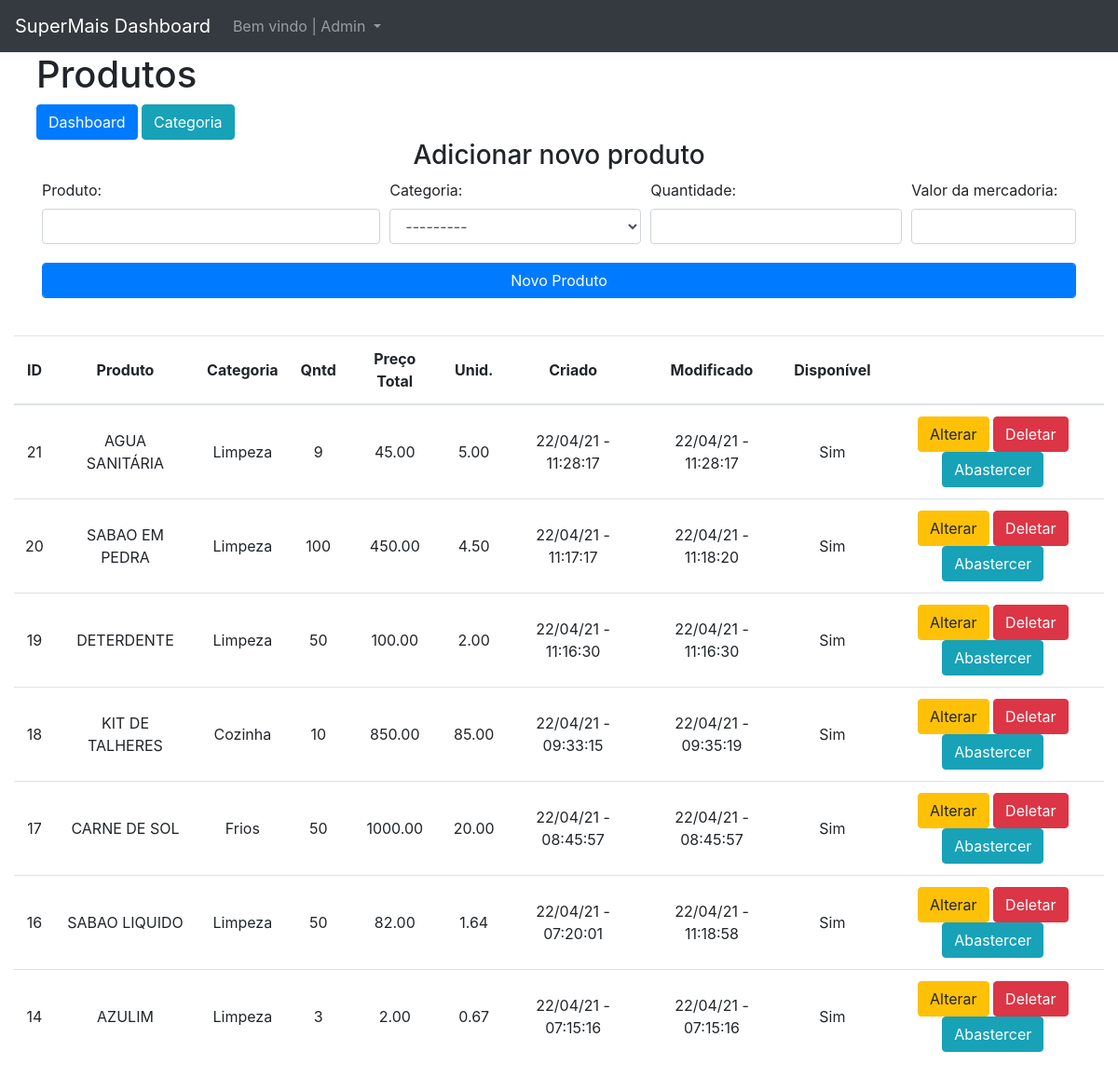
The page /dashboard/produtos/ on the database as committed earlier.
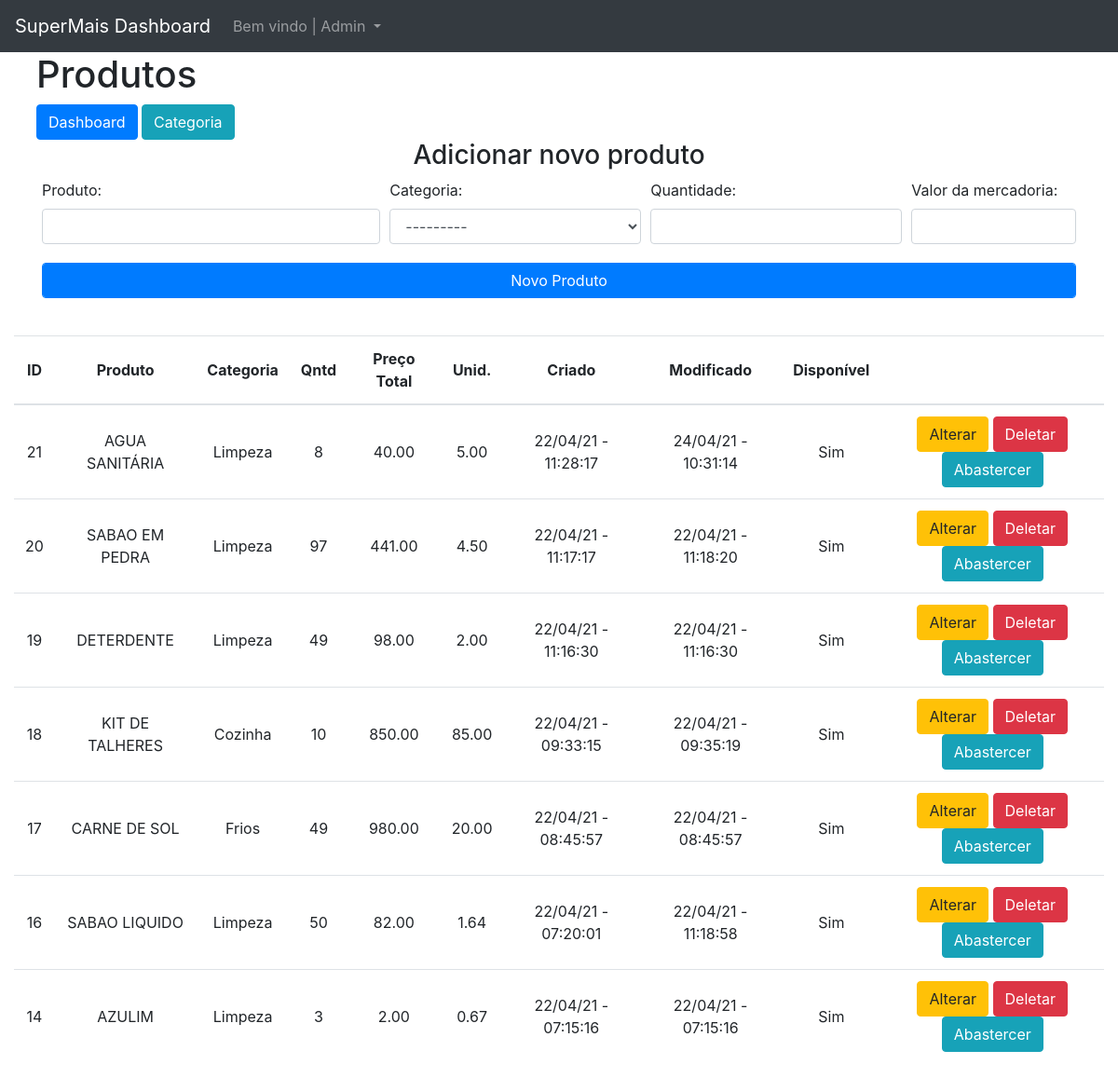
The same page on the database as committed later.
### dashboard/models.py (models this page shows, shortened)
class Produto(models.Model):
    categoria = models.ForeignKey(Categoria, on_delete=models.CASCADE, verbose_name='Categoria')
    nome = models.CharField(max_length=150, unique=True, blank=False, null=False, verbose_name='Produto')
    quantidade = models.IntegerField(blank=False, null=False, verbose_name='Quantidade')
    valor_pago = models.DecimalField(max_digits=6, decimal_places=2, blank=False, null=False,verbose_name='Valor Pago')
    preco_medio = models.DecimalField(default=0.00, max_digits=5, decimal_places=2, blank=False, null=False,verbose_name='Preço de Venda',editable=False)
    data_criada = models.DateTimeField(auto_now_add=True, verbose_name='Criado')
    data_modificacao = models.DateTimeField(auto_now=True,verbose_name='Modificado')
    status = models.BooleanField(default=True, auto_created=True)

class Categoria(models.Model):
    nome = models.CharField(max_length=50, blank=True, null=True, unique=True, verbose_name='Categoria')
    def __str__(self):
        return self.nome

### dashboard/views.py (the view)
# urls.py: path('produtos/', dash_produtos, name='dash_produtos'),
def dash_produtos(request):
    contexto = {}
    produtos = Produto.objects.all().order_by('-id')
    form = ProdutoForm(request.POST)
    contexto['produtos'] = produtos
    if request.method != 'POST':
        contexto['form'] = form
        return render(request, 'dashboard/produtos/dash_produtos.html', contexto)
    return render(request, 'dashboard/produtos/dash_produtos.html', contexto)

### dashboard/forms.py
class ProdutoForm(forms.ModelForm):
    class Meta:
        model = Produto
        fields = ['categoria','nome','quantidade','valor_pago']
        widgets ={
            'categoria':forms.Select(attrs={'class':'form-control mb-1'}),
            'nome':forms.TextInput(attrs={'class':'form-control mb-1'}),
            'quantidade':forms.NumberInput(attrs={'class':'form-control mb-1','min':'1', 'max':'50'}),
            'valor_pago': forms.NumberInput(attrs={'class':'form-control mb-1','step':'0.01'})
        }

### dashboard/templates/dashboard/produtos/dash_produtos.html (shortened to what the changed rows need)
{% extends 'base.html' %}
{% block main %}
<div class="container-fluid">
    <div class="row">
        <div class="col ml-4">
            <h1>Produtos</h1>
        </div>
    </div>
    <br>
    <div class="table-responsive">
        <table class="table ">
            <thead>
                <tr>
                    <th style="text-align: center; vertical-align: middle;">ID</th>
                    <th style="text-align: center; vertical-align: middle;">Produto</th>
                    <th style="text-align: center; vertical-align: middle;">Categoria</th>
                    <th style="text-align: center; vertical-align: middle;">Qntd</th>
                    <th style="text-align: center; vertical-align: middle;">Preço Total</th>
                    <th style="text-align: center; vertical-align: middle;">Unid.</th>
                    <th style="text-align: center; vertical-align: middle;">Criado</th>
                    <th style="text-align: center; vertical-align: middle;">Modificado</th>
                    <th style="text-align: center; vertical-align: middle;">Disponível</th>
                    <th></th>
                </tr>
            </thead>
            <tbody>
                {% for produto in produtos %}
                <tr>
                    <td scope="row" style="text-align: center; vertical-align: middle;">{{produto.id}}</td>
                    <td scope="col" style="text-align: center; vertical-align: middle;">{{produto.nome}}</td>
                    <td scope="col" style="text-align: center; vertical-align: middle;">{{produto.categoria}}</td>
                    <td scope="col" style="text-align: center; vertical-align: middle;">{{produto.quantidade}}</td>
                    <td scope="col" style="text-align: center; vertical-align: middle;">{{produto.valor_pago}}</td>
                    <td scope="col" style="text-align: center; vertical-align: middle;">{{produto.preco_medio}}</td>
                    <td scope="col" style="text-align: center; vertical-align: middle;">{{produto.data_criada |date:'d/m/y - h:i:s'}}</td>
                    <td scope="col" style="text-align: center; vertical-align: middle;">{{produto.data_modificacao |date:'d/m/y - h:i:s'}}</td>
                    {% if produto.status == True  %}
                    <td scope="col" style="text-align: center; vertical-align: middle;">Sim</td>
                    {% else %}
                    <td scope="col" style="text-align: center; vertical-align: middle;">Não</td>
                    {% endif %}
                    <td scope="col" style="text-align: center; vertical-align: middle;">
                        <a href="{% url 'dash_produto_update' produto.id %}" class="btn btn-warning far fa-edit" >Alterar</a>
                        <a href="{% url 'dash_produto_del' produto.id %}" class="btn btn-danger far fa-trash-alt">Deletar</a>
                        <a href="{% url 'dash_nova_carga_produto' produto.id %}" class="btn btn-info">Abastercer</a>
                    </td>
                </tr>
                {% endfor %}
            </tbody>
        </table>
    </div>
</div>
{% endblock %}

Rows that differ between the two databases and show on the page:
changed Produto "AGUA SANITÁRIA": quantidade "9" → "8"; valor_pago "45.00" → "40.00"; data_modificacao "22/04/21 - 11:28:17" → "24/04/21 - 10:31:14"
changed Produto "SABAO EM PEDRA": quantidade "100" → "97"; valor_pago "450.00" → "441.00"
changed Produto "DETERDENTE": quantidade "50" → "49"; valor_pago "100.00" → "98.00"
changed Produto "CARNE DE SOL": quantidade "50" → "49"; valor_pago "1000.00" → "980.00"
